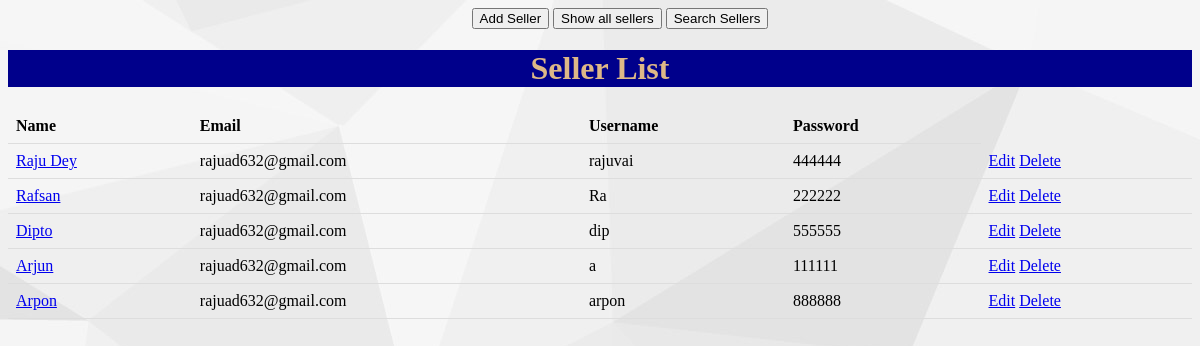
The page /View/showAllSellers.php on the database its author committed.
### tables this page shows
CREATE TABLE `add_manager` (
  `name` varchar(40) NOT NULL,
  `email` varchar(40) NOT NULL,
  `username` varchar(40) NOT NULL,
  `password` varchar(40) NOT NULL,
  `retypepassword` varchar(40) NOT NULL
);

### Model/model.php (called while the page is built, shortened)
<?php
function showAllSellers(){
	$conn = db_conn();
    $selectQuery = 'SELECT * FROM `add_manager` ';
    try{
        $stmt = $conn->query($selectQuery);
    }catch(PDOException $e){
        echo $e->getMessage();
    }
    $rows = $stmt->fetchAll(PDO::FETCH_ASSOC);
    return $rows;
}

### Controller/sellerInfo.php (called while the page is built, shortened)
<?php
require_once ('../Model/model.php');
function fetchAllSellers(){
	return showAllSellers();
}

### View/showAllSellers.php (the view, shortened to what this page needs)
<?php
require_once '../Controller/sellerInfo.php';
$sellers = fetchAllSellers();
    include "nav.php";
?>
<!DOCTYPE html>
<html>
<head>
</head>
<body>
    <h1> Seller List </h1>
<table>
	<thead>
		<tr>
			<th>Name</th>
			<th>Email</th>
			<th>Username</th>
			<th>Password</th>
		</tr>
	</thead>
	<tbody>
		<?php foreach ($sellers as $i => $seller): ?>
			<tr>
				<td><a href="../View/editSeller.php?id=<?php echo $seller['ID'] ?>"><?php echo $seller['name'] ?></a></td>
				<td><?php echo $seller['email'] ?></td>
				<td><?php echo $seller['username'] ?></td>
				<td><?php echo $seller['password'] ?></td>
                <td><a href="../View/editSeller.php?id=<?php echo $seller['ID'] ?>">Edit</a>&nbsp<a href="../Controller/deleteSeller.php?id=<?php echo $seller['username'] ?>" onclick="return confirm('Are you sure want to delete this ?')">Delete</a></td>
			</tr>
		<?php endforeach; ?>
	</tbody>
</table>
</body>
</html>

### View/nav.php
<ul>
        <a href="addSeller.php"><button> Add Seller </button></a></li>
        <a href="showAllSellers.php"> <button>Show all sellers </button></a></li>
        <a href="searchUser.php"> <button>Search Sellers</button></a></li>
    </ul>

### View/showAllSellers.php (style rules this page uses)
body { background-image: url("../images/img.jpg"); text-align: center; }
h1 { background-color: darkblue; text-align: center; color: burlywood; }
table { border-collapse: collapse; width: 100%; }
th, td { padding: 8px; text-align: left; border-bottom: 1px solid #ddd; }

### rows shown on the page
add_manager: name "Raju Dey", email "rajuad632@gmail.com", username "rajuvai", password "444444"
add_manager: name "Rafsan", email "rajuad632@gmail.com", username "Ra", password "222222"
add_manager: name "Dipto", email "rajuad632@gmail.com", username "dip", password "555555"
add_manager: name "Arjun", email "rajuad632@gmail.com", username "a", password "111111"
add_manager: name "Arpon", email "rajuad632@gmail.com", username "arpon", password "888888"
